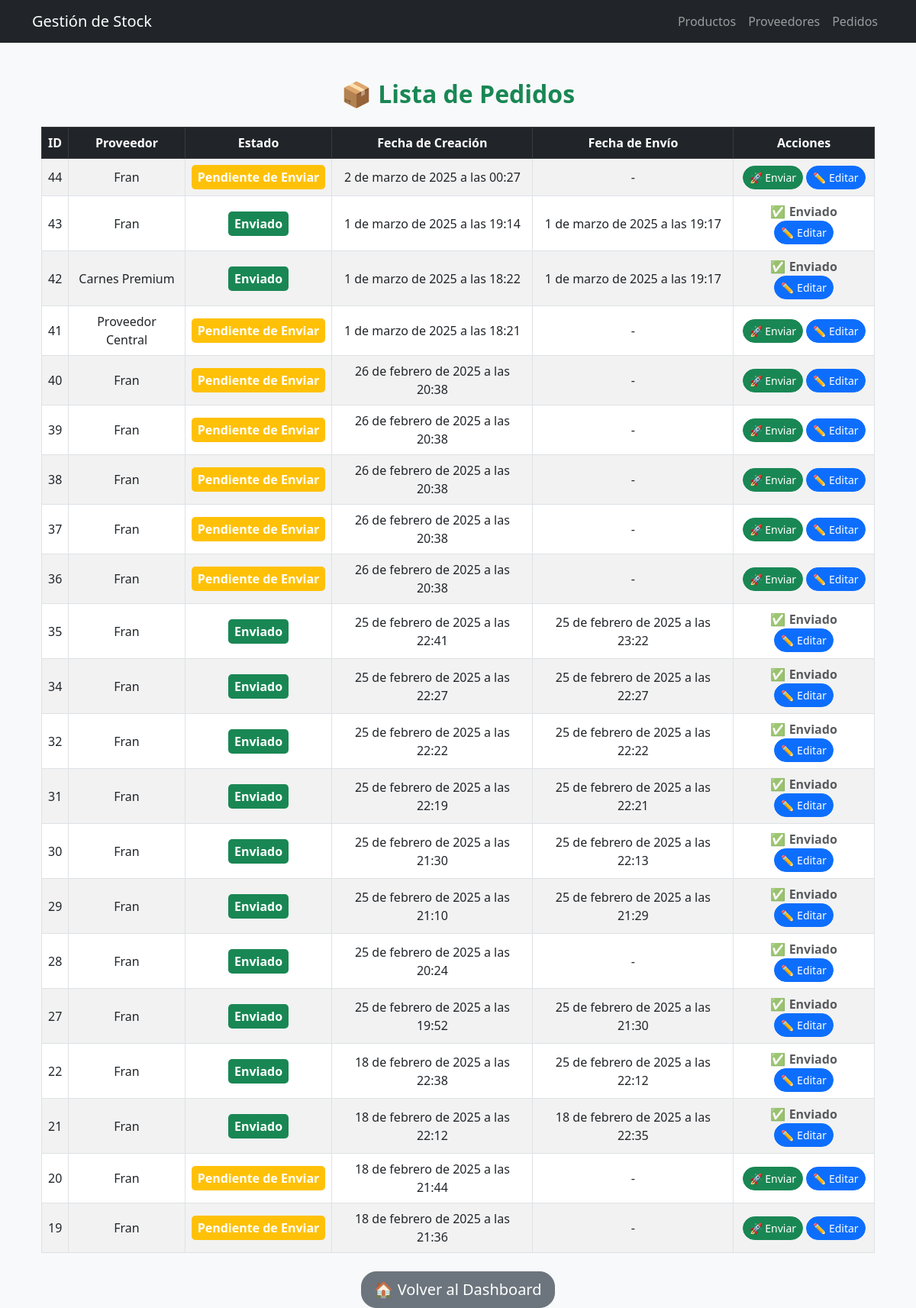
/stock/pedidos/, run on the app's committed database.
### stock/models.py (models this page shows, shortened)
class Pedido(models.Model):
    ESTADOS_CHOICES = [
        ('Pendiente', 'Pendiente de Enviar'),
        ('Enviado', 'Enviado'),
    ]
    proveedor = models.ForeignKey(Proveedor, on_delete=models.CASCADE)
    estado = models.CharField(max_length=10, choices=ESTADOS_CHOICES, default='Pendiente')
    fecha_creacion = models.DateTimeField(auto_now_add=True)  # Se guarda automáticamente
    fecha_envio = models.DateTimeField(blank=True, null=True)
    observaciones = models.TextField(blank=True, null=True)  # Observaciones del pedido
    comentario = models.TextField(blank=True, null=True)  # Comentario general

class Proveedor(models.Model):
    nombre = models.CharField(max_length=100)
    email = models.EmailField()
    telefono = models.CharField(max_length=20)
    direccion = models.TextField()

### stock/views.py (the view)
# urls.py: path('pedidos/', views.pedidos_list, name='pedidos_list'),
def pedidos_list(request):
    pedidos = Pedido.objects.select_related('proveedor').order_by('-fecha_creacion')
    return render(request, 'stock/pedidos_list.html', {'pedidos': pedidos})

### templates/stock/pedidos_list.html (shortened to what this page needs)
{% extends "stock/base_stock.html" %}
{% load static %}
{% block content %}
<div class="container mt-5">
    <h2 class="text-center text-success fw-bold mb-4">📦 Lista de Pedidos</h2>
    <table class="table table-striped table-bordered align-middle text-center">
        <thead class="table-dark">
            <tr>
                <th>ID</th>
                <th>Proveedor</th>
                <th>Estado</th>
                <th>Fecha de Creación</th>
                <th>Fecha de Envío</th>
                <th>Acciones</th>
            </tr>
        </thead>
        <tbody>
            {% for pedido in pedidos %}
            <tr>
                <td>{{ pedido.id }}</td>
                <td>{{ pedido.proveedor.nombre }}</td>
                <td>
                    <span class="badge {% if pedido.estado == 'Enviado' %} bg-success {% else %} bg-warning {% endif %}">
                        {{ pedido.get_estado_display }}
                    </span>
                </td>
                <td>{{ pedido.fecha_creacion }}</td>
                <td>{{ pedido.fecha_envio|default:"-" }}</td>
                <td>
                    {% if pedido.estado != "Enviado" %}
                        <a href="{% url 'stock:enviar_pedido' pedido.id %}" class="btn btn-success btn-sm">🚀 Enviar</a>
                    {% else %}
                        <span class="text-muted">✅ Enviado</span>
                    {% endif %}
                    <a href="{% url 'stock:editar_pedido' pedido.id %}" class="btn btn-primary btn-sm">✏️ Editar</a>
                </td>
            </tr>
            {% empty %}
            <tr>
                <td colspan="6" class="text-center text-muted">No hay pedidos disponibles.</td>
            </tr>
            {% endfor %}
        </tbody>
    </table>
    <div class="text-center mt-4">
        <a href="{% url 'stock:dashboard' %}" class="btn btn-secondary btn-lg">🏠 Volver al Dashboard</a>
    </div>
</div>
{% endblock %}

### static/stock/styles.css (style rules this page uses)
body { background-color: #f8f9fa; }
.table { background-color: #ffffff; }
.table th { text-align: center; }
.badge { font-size: 1rem; padding: 8px; border-radius: 5px; }
.btn { border-radius: 20px; }
.text-muted { font-weight: bold; color: #6c757d; }

### data on the page
Pedido: id "44", proveedor.nombre "Fran", estado "Pendiente de Enviar", fecha_creacion "2 de marzo de 2025 a las 00:27", fecha_envio "-", shows "🚀 Enviar"
Pedido: id "43", proveedor.nombre "Fran", estado "Enviado", fecha_creacion "1 de marzo de 2025 a las 19:14", fecha_envio "1 de marzo de 2025 a las 19:17", shows "✅ Enviado"
Pedido: id "42", proveedor.nombre "Carnes Premium", estado "Enviado", fecha_creacion "1 de marzo de 2025 a las 18:22", fecha_envio "1 de marzo de 2025 a las 19:17", shows "✅ Enviado"
Pedido: id "41", proveedor.nombre "Proveedor Central", estado "Pendiente de Enviar", fecha_creacion "1 de marzo de 2025 a las 18:21", fecha_envio "-", shows "🚀 Enviar"
Pedido: id "40", proveedor.nombre "Fran", estado "Pendiente de Enviar", fecha_creacion "26 de febrero de 2025 a las 20:38", fecha_envio "-", shows "🚀 Enviar"
Pedido: id "39", proveedor.nombre "Fran", estado "Pendiente de Enviar", fecha_creacion "26 de febrero de 2025 a las 20:38", fecha_envio "-", shows "🚀 Enviar"
Pedido: id "38", proveedor.nombre "Fran", estado "Pendiente de Enviar", fecha_creacion "26 de febrero de 2025 a las 20:38", fecha_envio "-", shows "🚀 Enviar"
Pedido: id "37", proveedor.nombre "Fran", estado "Pendiente de Enviar", fecha_creacion "26 de febrero de 2025 a las 20:38", fecha_envio "-", shows "🚀 Enviar"
Pedido: id "36", proveedor.nombre "Fran", estado "Pendiente de Enviar", fecha_creacion "26 de febrero de 2025 a las 20:38", fecha_envio "-", shows "🚀 Enviar"
Pedido: id "35", proveedor.nombre "Fran", estado "Enviado", fecha_creacion "25 de febrero de 2025 a las 22:41", fecha_envio "25 de febrero de 2025 a las 23:22", shows "✅ Enviado"
Pedido: id "34", proveedor.nombre "Fran", estado "Enviado", fecha_creacion "25 de febrero de 2025 a las 22:27", fecha_envio "25 de febrero de 2025 a las 22:27", shows "✅ Enviado"
Pedido: id "32", proveedor.nombre "Fran", estado "Enviado", fecha_creacion "25 de febrero de 2025 a las 22:22", fecha_envio "25 de febrero de 2025 a las 22:22", shows "✅ Enviado"
Pedido: id "31", proveedor.nombre "Fran", estado "Enviado", fecha_creacion "25 de febrero de 2025 a las 22:19", fecha_envio "25 de febrero de 2025 a las 22:21", shows "✅ Enviado"
Pedido: id "30", proveedor.nombre "Fran", estado "Enviado", fecha_creacion "25 de febrero de 2025 a las 21:30", fecha_envio "25 de febrero de 2025 a las 22:13", shows "✅ Enviado"
Pedido: id "29", proveedor.nombre "Fran", estado "Enviado", fecha_creacion "25 de febrero de 2025 a las 21:10", fecha_envio "25 de febrero de 2025 a las 21:29", shows "✅ Enviado"
Pedido: id "28", proveedor.nombre "Fran", estado "Enviado", fecha_creacion "25 de febrero de 2025 a las 20:24", fecha_envio "-", shows "✅ Enviado"
Pedido: id "27", proveedor.nombre "Fran", estado "Enviado", fecha_creacion "25 de febrero de 2025 a las 19:52", fecha_envio "25 de febrero de 2025 a las 21:30", shows "✅ Enviado"
Pedido: id "22", proveedor.nombre "Fran", estado "Enviado", fecha_creacion "18 de febrero de 2025 a las 22:38", fecha_envio "25 de febrero de 2025 a las 22:12", shows "✅ Enviado"
Pedido: id "21", proveedor.nombre "Fran", estado "Enviado", fecha_creacion "18 de febrero de 2025 a las 22:12", fecha_envio "18 de febrero de 2025 a las 22:35", shows "✅ Enviado"
Pedido: id "20", proveedor.nombre "Fran", estado "Pendiente de Enviar", fecha_creacion "18 de febrero de 2025 a las 21:44", fecha_envio "-", shows "🚀 Enviar"
Pedido: id "19", proveedor.nombre "Fran", estado "Pendiente de Enviar", fecha_creacion "18 de febrero de 2025 a las 21:36", fecha_envio "-", shows "🚀 Enviar"
